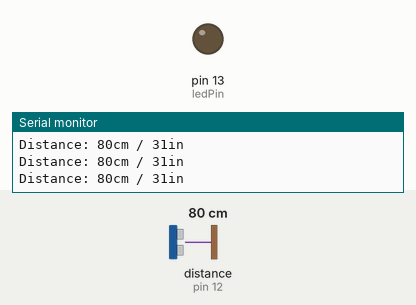
Bench run of a sketch on a simulated Arduino Uno, built with avr-gcc and run on an emulated ATmega328P. On the bench: output pins drawn as LEDs (lit = HIGH), the last lines printed to the serial monitor. Wiring (inferred from the names in the program): ultrasonic range finder: trigger pin 11; echo pin 12. The test bench sets the inputs (shaded band); at power-on: distance to the obstacle (sensor on pin 12) 80 cm. The echo pulse lasts 58.3 µs per cm; pins used as bus, display or sensor lines are not drawn.

Above: at 1.2 s.
1.3 s: distance to the obstacle (sensor on pin 12) set to 32 cm
2.8 s: distance to the obstacle (sensor on pin 12) set to 26 cm
At 3.7 s:
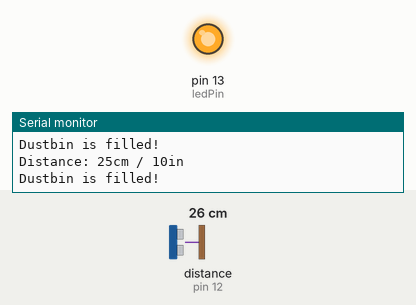
4.5 s: distance to the obstacle (sensor on pin 12) set to 35 cm
At 5.4 s:
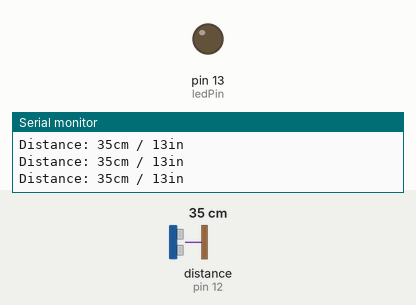
6.0 s: distance to the obstacle (sensor on pin 12) set to 2 cm
At 7.2 s:
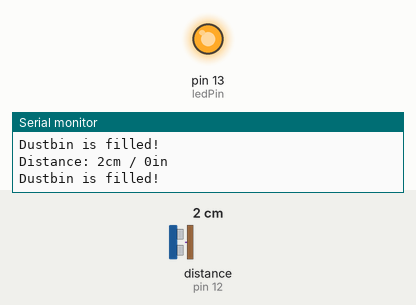
Timing chart, 0 to 8.5 s (numbered marks = the images above; inputs shaded):
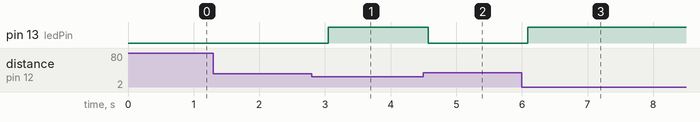

The sketch:

Ultrasonicforsmartdustbin.ino
```cpp
int trigPin = 11;  // Trigger
int echoPin = 12;  // Echo
int ledPin = 13;   // LED to indicate if the dustbin is filled
int threshold = 30; // Adjust this threshold based on your dustbin and sensor setup

long duration, cm, inches;

void setup() {
  Serial.begin(9600);  // Initialize serial communication
  pinMode(trigPin, OUTPUT);  // Set trigPin as an output
  pinMode(echoPin, INPUT);   // Set echoPin as an input
  pinMode(ledPin, OUTPUT);   // Set ledPin as an output
}

void loop() {
  // Trigger the ultrasonic sensor
  digitalWrite(trigPin, LOW);
  delayMicroseconds(5);
  digitalWrite(trigPin, HIGH);
  delayMicroseconds(10);
  digitalWrite(trigPin, LOW);

  // Read the duration of the echo pulse
  pinMode(echoPin, INPUT);
  duration = pulseIn(echoPin, HIGH);

  // Convert the time into distance (in inches and centimeters)
  cm = (duration / 2) / 29.1;   // Divide by 29.1 or multiply by 0.0343
  inches = (duration / 2) / 74; // Divide by 74 or multiply by 0.0135

  // Print the distance to the Serial Monitor
  Serial.print("Distance: ");
  Serial.print(cm);
  Serial.print("cm / ");
  Serial.print(inches);
  Serial.println("in");

  // Check if the dustbin is filled based on the threshold
  if (cm < threshold) {
    digitalWrite(ledPin, HIGH);  // Turn on the LED to indicate the dustbin is filled
    Serial.println("Dustbin is filled!");
    // You can add additional actions here, such as sending a notification.
  } else {
    digitalWrite(ledPin, LOW);   // Turn off the LED if the dustbin is not filled
  }

  delay(250);  // Delay before the next measurement
}
```

Measured:
- the behaviour switches between 30 and 29 cm on distance to the obstacle (sensor on pin 12) (found by bisection; images 0 and 1)
- after the input at 2.8 s, pin 13 (ledPin): LOW → HIGH after 0.25 s
- after the input at 4.5 s, pin 13 (ledPin): HIGH → LOW after 0.07 s
- after the input at 6.0 s, pin 13 (ledPin): LOW → HIGH after 0.09 s
